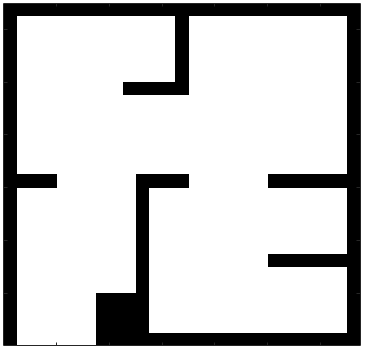
#> input picture rrt/map2.bmp, 365 x 350 px
$ python rrt.py
#> lines starting #> are read from the running program, lines starting #| are printed output that depends on the picture; after the words box and inside, x2 and y2 are one past the last pixel; in counts of white or black regions, pixels touching at a corner belong together
#> in main, obstacle_map is the input picture: shape (350, 365, 3); min 0, max 255, mean 203.7
#| bmp size  (350, 365, 3)

import math
from math import sqrt
import numpy as np
import matplotlib.pyplot as plt
import cv2
import time
from random import randint
from bresenham import bresenham

class astar():
    def __init__(self, obstacle_map, sx, sy, gx, gy):

#> called with sx = 152, sy = 39, gx = 300, gy = 290
        self.sx = sx
        self.sy = sy
        self.gx = gx
        self.gy = gy

        self.obstacle_map_view = obstacle_map.copy()
        # self.obstacle_map_view = 255 - self.obstacle_map_view
        self.obstacle_map_view[self.sy,self.sx] = [0,255,0]
#> self.obstacle_map_view: shape (350, 365, 3); under 0.01% of pixels changed, all inside (x1, y1, x2, y2) = (152, 39, 153, 40)
        self.obstacle_map_view[self.gy,self.gx] = [0,0,255]
#> self.obstacle_map_view: shape (350, 365, 3); mean B, G, R 203.7, 203.7, 203.7
        cv2.circle( self.obstacle_map_view, (self.sx,self.sy), 6,(255,90,180), -1 )
#> self.obstacle_map_view: shape (350, 365, 3); mean B, G, R 203.7, 203.5, 203.6
        cv2.circle( self.obstacle_map_view, (self.gx,self.gy), 6,(255,200,50), -1 )
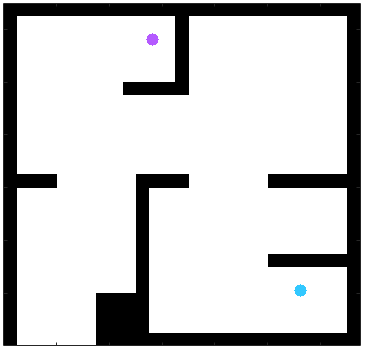
#> self.obstacle_map_view: shape (350, 365, 3); mean B, G, R 203.7, 203.5, 203.4
        self.cvshow_ratio = 2

        # self.cvshow_larger(self.obstacle_map_view, self.cvshow_ratio, 0)

        # print(self.obstacle_map_view.shape)


        self.obstacle_map = obstacle_map.copy()[:,:,0]
        self.obstacle_map = 255 - self.obstacle_map
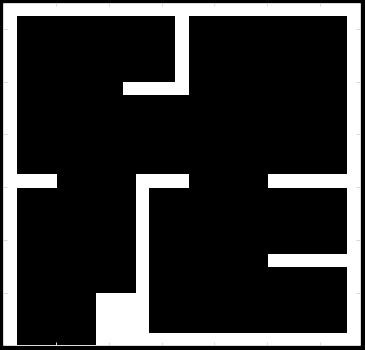
#> self.obstacle_map: shape (350, 365); min 0, max 255, mean 51.3
        self.obstacle_map[self.obstacle_map == 255]  =  1
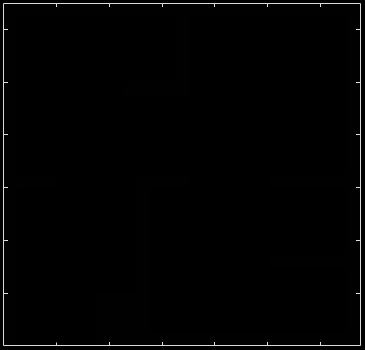
#> self.obstacle_map: shape (350, 365); 19.15% of pixels changed, all inside (x1, y1, x2, y2) = (4, 4, 360, 345)
        # print(self.obstacle_map)
        # print(self.obstacle_map[230:310, 300:310])
        # self.cvshow_larger(self.obstacle_map, self.cvshow_ratio, 0)

        self.x_size = self.obstacle_map.shape[1]
#> self.x_size = 365
        self.y_size = self.obstacle_map.shape[0]
#> self.y_size = 350

        # self.open_nodes = dict()
        # self.close_nodes = dict()

        self.nodes = dict()
        self.min_length = 10
        self.max_length = 50
        self.goal_radius = 30

        self.num_sample_node = 0
        self.num_valid_node = 0
        self.num_path_node = 0

        self.reached_goal = False

        # [6 lines of commented-out code are left out]

        self.planning()


    def planning(self):
        self.open_nodes = dict()
        self.close_nodes = dict()


        self.nodes[(self.sx, self.sy)] = [ 0, ( self.sx, self.sy ) ]  # C, parent_grid
        # self.open_nodes[(self.sx+2, self.sy-5)] = [ 1,1,2, [ self.sx, self.sy ] ]
        # self.open_nodes[(self.sx+1, self.sy-1)] = [ 0,0,0, [ self.sx, self.sy ] ]

        self.reached_goal = False

        while self.reached_goal == False:
            # print('')

            self.num_sample_node += 1

            found_valid_point = False
            while found_valid_point == False:
                x = randint(1, self.x_size-1)
                y = randint(1, self.y_size-1)
                if self.obstacle_map[y,x] == 0:
                    found_valid_point = True
            # print('sample: ',x,y)

            all_dists = []
            all_nodes_xy = []
            for node in self.nodes :
                d = self.dist_2_points([node[0],node[1]],[x,y])
                all_dists.append(d)
                all_nodes_xy.append( ( node[0] , node[1] ) )
            all_dists_min = min(all_dists)
            all_dists = np.array( all_dists )
            min_dist_index = np.where(all_dists == all_dists_min)[0][0]
            nearest_node = all_nodes_xy[min_dist_index]

            # truncate the line if too long
            discard = False
            if all_dists_min > self.min_length:
                if all_dists_min > self.max_length:
                    (x,y) = self.truncate_line( (x,y), nearest_node, all_dists_min )
            else:
                discard = True
            # check if the new line run through obstacle
            # discard = False
            for cell in list(bresenham(x, y, nearest_node[0], nearest_node[1])):
                if self.obstacle_map[cell[1], cell[0]] != 0:
                    discard = True

            if discard == False:
                self.nodes[(x,y)] = [ self.nodes[nearest_node][0] + all_dists[min_dist_index] , nearest_node ]

                self.num_valid_node += 1

                if self.dist_2_points( (x,y), (self.gx, self.gy) ) <= self.goal_radius :
                    self.reached_goal = True
                    self.nodes[(self.gx, self.gy)] = [ self.nodes[(x,y)][0], (x,y) ]
                    print('Found it ')

                for node in self.nodes :
                    new_p = node
                    parent_p = self.nodes[node][1]
                    cv2.line(self.obstacle_map_view, new_p, parent_p, (0,255,0), 1 )


                cv2.circle( self.obstacle_map_view, (x,y), 3,(255,0,100), -1 )

                self.cvshow_larger(self.obstacle_map_view, self.cvshow_ratio, 30)

            if self.reached_goal == True:
                the_path = []
                finish = False
                the_path.append((self.gx, self.gy))
                while finish == False:
                    the_path.append( self.nodes[the_path[-1]][1] )
                    self.num_path_node += 1
                    if the_path[-1][0] == self.sx  and the_path[-1][1] == self.sy :
                        finish = True
                print(the_path)
                print('sample, valid, path  ',self.num_sample_node, self.num_valid_node, self.num_path_node)

                total_cost = self.nodes[the_path[0]][0] #+ self.dist_2_points( (self.gx, self.gy), self.nodes[the_path[-1]][1] )
                print('total_cost ', int(total_cost))

                for node in range(1,len(the_path)) :
                    new_p = the_path[node]
                    parent_p = the_path[node-1]
                    cv2.line(self.obstacle_map_view, new_p, parent_p, (0,0,250), 1 )


                # cv2.circle( self.obstacle_map_view, (x,y), 3,(255,0,100), -1 )

                self.cvshow_larger(self.obstacle_map_view, self.cvshow_ratio, 0)
#> after the loop, self.nodes = {(152, 39): [0, (152, 39)]}; self.num_path_node = 0; self.num_sample_node = 1; self.num_valid_node = 0


    def dist_2_points(self, a, b):
        ax, ay = a[0], a[1]
        bx, by = b[0], b[1]
        dx = ax-bx
        dy = ay-by
        d = sqrt(dx*dx+dy*dy)
        return d

    def truncate_line( self, newpoint, nearpoint, d ):
        new_x , new_y =  newpoint[0], newpoint[1]
        near_x , near_y =  nearpoint[0], nearpoint[1]
        dy , dx = new_y - near_y  , new_x - near_x
        ratio = self.max_length / d
        new_new_x = near_x + dx * ratio
        new_new_y = near_y + dy * ratio
        return (int(new_new_x), int(new_new_y))


    def cvshow_larger(self, img, ratio, t):
        original_y = img.shape[0]
        original_x = img.shape[1]
        enlarged = cv2.resize(img, (original_x*ratio, original_y*ratio),interpolation = cv2.INTER_NEAREST)
        # print('img size', img.shape)
        # print('large size', enlarged.shape)
        cv2.imshow('plan', enlarged)
        if t != 0:
            cv2.waitKey(t)
        else:
            cv2.waitKey(0)


def main():
    # start and goal position

    sx = 152
    sy = 39

    gx = 300 #313
    gy = 290 #230

    obstacle_map = cv2.imread( 'map2.bmp' )
    # obstacle_map = cv2.rotate(obstacle_map, cv2.ROTATE_90_CLOCKWISE)

    print('bmp size ', obstacle_map.shape)


    astarplanner = astar(obstacle_map, sx, sy, gx, gy)


if __name__ == '__main__':
    main()
